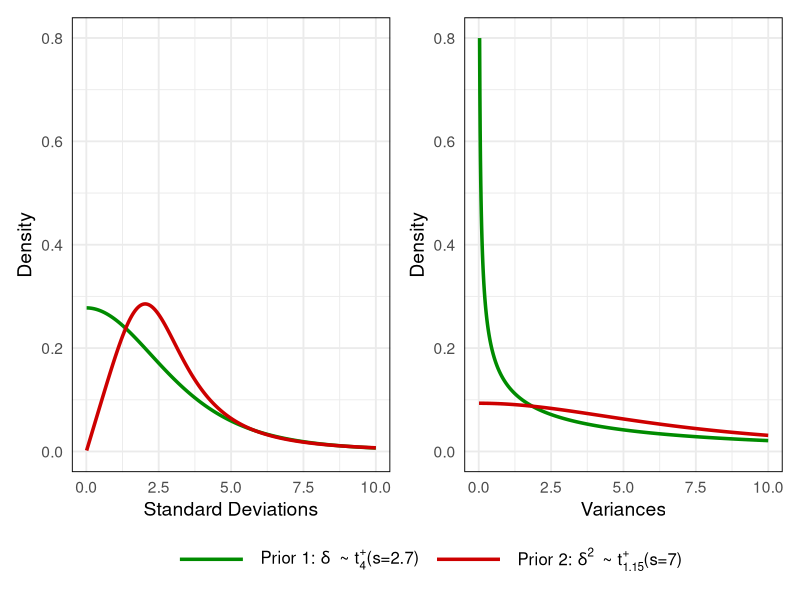
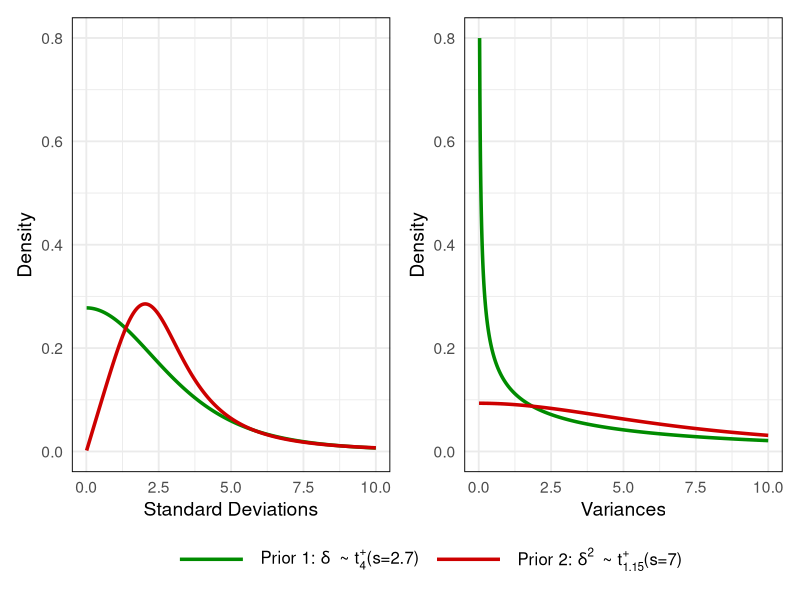

The R script that drew these images, in order:
# Prior Comparison Plot
# Compares Prior 1 (Horseshoe) and Prior 2 (Nonlocal) on delta parameter
# Shows distributions on both original scale (delta) and squared scale (delta^2)

# Create prior comparison plot for delta parameter
# output_path: Optional path to save the plot (PNG format)
# Returns: Creates base R plot

plot_prior_comparison_ggplot <- function(output_path = NULL) {
  library(ggplot2)
  library(patchwork)

  # Define x range
  x_vals <- seq(0.01, 10, by = 0.01)

  # Calculate densities for both priors
  # Prior 1: Half-t(nu=4, s=2.7)
  prior1_orig <- 2 * dt(x_vals / 2.7, df = 4) / 2.7
  prior1_var <- (2 * dt(sqrt(x_vals) / 2.7, df = 4) / 2.7) /
    (2 * pmax(sqrt(x_vals), 1e-12))

  # Prior 2: Derived from t(nu=1.15, s=7) on delta^2
  prior2_orig <- (2 * dt((x_vals^2) / 7, df = 1.15) / 7) * 2 * x_vals
  prior2_var <- 2 * dt(x_vals / 7, df = 1.15) / 7

  # Create data frames
  df_orig <- data.frame(
    x = rep(x_vals, 2),
    density = c(prior1_orig, prior2_orig),
    prior = rep(c("Prior 1", "Prior 2"), each = length(x_vals))
  )

  df_var <- data.frame(
    x = rep(x_vals, 2),
    density = c(prior1_var, prior2_var),
    prior = rep(c("Prior 1", "Prior 2"), each = length(x_vals))
  )

  # Plot 1: Original scale
  p1 <- ggplot(df_orig, aes(x = x, y = density, color = prior)) +
    geom_line(linewidth = 1.2) +
    scale_color_manual(
      values = c("Prior 1" = "green4", "Prior 2" = "red3"),
      labels = c(
        expression("Prior 1: " * delta ~ " ~ t"[4]^"+" * "(s=2.7)"),
        expression("Prior 2: " * delta^2 ~ " ~ t"[1.15]^"+" * "(s=7)")
      )
    ) +
    labs(x = "Standard Deviations", y = "Density", color = NULL) +
    xlim(0, 10) +
    ylim(0, 0.8) +
    theme_minimal(base_size = 14) +
    theme(
      panel.border = element_rect(color = "black", fill = NA),
      legend.position = "bottom",
      legend.text = element_text(size = 12),
      legend.key.width = unit(2, "cm")
    )

  # Plot 2: Variance scale
  p2 <- ggplot(df_var, aes(x = x, y = density, color = prior)) +
    geom_line(linewidth = 1.2) +
    scale_color_manual(
      values = c("Prior 1" = "green4", "Prior 2" = "red3"),
      labels = c(
        expression("Prior 1: " * delta ~ " ~ t"[4]^"+" * "(s=2.7)"),
        expression("Prior 2: " * delta^2 ~ " ~ t"[1.15]^"+" * "(s=7)")
      )
    ) +
    labs(x = "Variances", y = "Density", color = NULL) +
    xlim(0, 10) +
    ylim(0, 0.8) +
    theme_minimal(base_size = 14) +
    theme(
      panel.border = element_rect(color = "black", fill = NA),
      legend.position = "bottom",
      legend.text = element_text(size = 12),
      legend.key.width = unit(2, "cm")
    )

  # Combine plots
  combined_plot <- p1 +
    p2 +
    plot_layout(guides = "collect") &
    theme(legend.position = "bottom")

  # Save if output path provided
  if (!is.null(output_path)) {
    ggsave(output_path, combined_plot, width = 12, height = 6, dpi = 300)
  }

  return(combined_plot)
}

# ============================================================================
# USAGE EXAMPLES
# ============================================================================

# Example usage (ggplot2 version):
plot_gg <- plot_prior_comparison_ggplot(
  "analysis/figures/output/plot-prior-delta.png"
)
print(plot_gg)

# Quick display without saving:
# plot_prior_comparison_ggplot()
